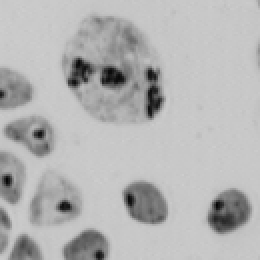
#> input picture test_images/lymp.png, 130 x 130 px (shown 2 times larger)
$ python test.py   (older library calls are emulated)
#> lines starting #> are read from the running program, lines starting #| are printed output that depends on the picture
### huang.py
import numpy as np
from loops import (_mu_loop,
                   _entropy_loop)


def huang_thresholding(image: np.ndarray) -> int:
    r""" Computes and returns threshold and corresponding entropy using Huang's fuzzy thresholding method. [1]

        [1] Huang L.-K. and Wang M.-J.J. (1995) "Image Thresholding by Minimizing the Measures of Fuzziness"
    """

    if np.issubdtype(image.dtype, np.floating):
        raise ValueError("Float images are not supported by huang_thresholding. "
                         "Convert the image to an unsigned integer type.")

    if np.issubdtype(image.dtype, np.signedinteger) and np.any(image < 0):
        raise ValueError("Negative-valued images are not supported.")

    data, _ = np.histogram(image, bins=range(256))

    first_bin, last_bin = np.min(image), np.max(image)
    length = last_bin - first_bin

    mu0 = np.ascontiguousarray([*range(256)], dtype=np.float64)
    mu1 = np.ascontiguousarray([*range(256)], dtype=np.float64)

    _mu_loop(data, mu0, mu1, first_bin, last_bin)

    # Compute entropy
    threshold, min_entropy = _entropy_loop(
        data, 1 / length, mu0, mu1, np.float('inf'), -1)

    return threshold, min_entropy

### test.py
"""
Test script to test the huang_thresholding function.
"""

from pathlib import Path

import matplotlib.pyplot as plt
import numpy as np

from huang import huang_thresholding

if __name__ == "__main__":

    IMAGES_PATH = Path("test_images")
    input_image = IMAGES_PATH / "lymp.png"
    output_image = IMAGES_PATH / "lymp_binary.png"

    img = plt.imread(input_image)
#> img is the input picture: shape (130, 130) float32; min 0.0196, max 0.804, mean 0.705
    img = (255 * (img - img.min()) / (img.max() - img.min())).astype(np.uint8)
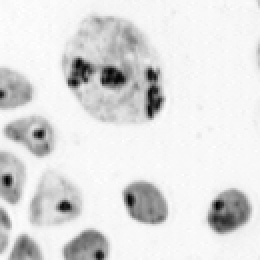
#> img: shape (130, 130) (shown 2 times larger); min 0, max 255, mean 222.2

    thresh, _ = huang_thresholding(img)
#> in huang_thresholding, `data, _ = np.histogram(image, bins=range(256))`: data = 255 values, max 2589 at index 248, min 0 at index 1, mean 66.27
#> in huang_thresholding, `first_bin, last_bin = np.min(image), np.max(image)`: first_bin = 0; last_bin = 255
#> (the run stopped early here; a loop or call above may not have finished)
